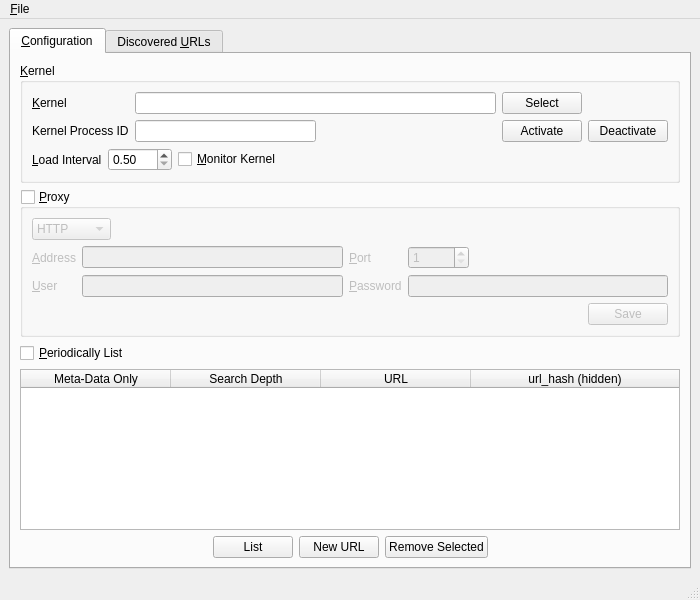
<?xml version="1.0" encoding="UTF-8"?>
<ui version="4.0">
 <class>pandemonium_mainwindow</class>
 <widget class="QMainWindow" name="pandemonium_mainwindow">
  <property name="geometry">
   <rect>
    <x>0</x>
    <y>0</y>
    <width>700</width>
    <height>600</height>
   </rect>
  </property>
  <property name="windowTitle">
   <string>pandemonium</string>
  </property>
  <widget class="QWidget" name="centralwidget">
   <layout class="QVBoxLayout" name="verticalLayout_3">
    <item>
     <widget class="QTabWidget" name="tab_3">
      <property name="currentIndex">
       <number>0</number>
      </property>
      <widget class="QWidget" name="tab">
       <attribute name="title">
        <string>&amp;Configuration</string>
       </attribute>
       <layout class="QVBoxLayout" name="verticalLayout_2">
        <item>
         <widget class="QGroupBox" name="groupBox">
          <property name="title">
           <string>&amp;Kernel</string>
          </property>
          <layout class="QVBoxLayout" name="verticalLayout_5">
           <item>
            <layout class="QGridLayout" name="gridLayout_2">
             <item row="0" column="0">
              <widget class="QLabel" name="label_5">
               <property name="text">
                <string>&amp;Kernel</string>
               </property>
               <property name="buddy">
                <cstring>kernel_path</cstring>
               </property>
              </widget>
             </item>
             <item row="0" column="1">
              <widget class="QLineEdit" name="kernel_path"/>
             </item>
             <item row="0" column="2">
              <widget class="QPushButton" name="select_kernel_path">
               <property name="text">
                <string>Select</string>
               </property>
              </widget>
             </item>
             <item row="1" column="0">
              <widget class="QLabel" name="label_6">
               <property name="text">
                <string>Kernel Process ID</string>
               </property>
              </widget>
             </item>
             <item row="1" column="2">
              <widget class="QPushButton" name="activate_kernel">
               <property name="text">
                <string>Activate</string>
               </property>
              </widget>
             </item>
             <item row="1" column="3">
              <widget class="QPushButton" name="deactivate_kernel">
               <property name="text">
                <string>Deactivate</string>
               </property>
              </widget>
             </item>
             <item row="1" column="1">
              <layout class="QHBoxLayout" name="horizontalLayout_3">
               <item>
                <widget class="QLineEdit" name="kernel_pid">
                 <property name="readOnly">
                  <bool>true</bool>
                 </property>
                </widget>
               </item>
               <item>
                <spacer name="horizontalSpacer_3">
                 <property name="orientation">
                  <enum>Qt::Horizontal</enum>
                 </property>
                 <property name="sizeHint" stdset="0">
                  <size>
                   <width>40</width>
                   <height>20</height>
                  </size>
                 </property>
                </spacer>
               </item>
              </layout>
             </item>
            </layout>
           </item>
           <item>
            <layout class="QHBoxLayout" name="horizontalLayout_9">
             <item>
              <widget class="QLabel" name="label_7">
               <property name="text">
                <string>&amp;Load Interval</string>
               </property>
               <property name="buddy">
                <cstring>kernel_load_interval</cstring>
               </property>
              </widget>
             </item>
             <item>
              <widget class="QDoubleSpinBox" name="kernel_load_interval">
               <property name="minimum">
                <double>0.500000000000000</double>
               </property>
               <property name="maximum">
                <double>100.000000000000000</double>
               </property>
              </widget>
             </item>
             <item>
              <widget class="QCheckBox" name="monitor_kernel">
               <property name="toolTip">
                <string>&lt;html&gt;&lt;head/&gt;&lt;body&gt;&lt;p&gt;Silently monitor the kernel. If the kernel is not active, activate it. Please note that deactivating the kernel will disable this option.&lt;/p&gt;&lt;/body&gt;&lt;/html&gt;</string>
               </property>
               <property name="text">
                <string>&amp;Monitor Kernel</string>
               </property>
              </widget>
             </item>
             <item>
              <spacer name="horizontalSpacer_11">
               <property name="orientation">
                <enum>Qt::Horizontal</enum>
               </property>
               <property name="sizeHint" stdset="0">
                <size>
                 <width>40</width>
                 <height>20</height>
                </size>
               </property>
              </spacer>
             </item>
            </layout>
           </item>
          </layout>
         </widget>
        </item>
        <item>
         <widget class="QGroupBox" name="proxy_information">
          <property name="title">
           <string>&amp;Proxy</string>
          </property>
          <property name="checkable">
           <bool>true</bool>
          </property>
          <property name="checked">
           <bool>false</bool>
          </property>
          <layout class="QVBoxLayout" name="verticalLayout">
           <item>
            <layout class="QHBoxLayout" name="horizontalLayout">
             <item>
              <widget class="QComboBox" name="proxy_type">
               <property name="sizeAdjustPolicy">
                <enum>QComboBox::AdjustToContents</enum>
               </property>
               <item>
                <property name="text">
                 <string>HTTP</string>
                </property>
               </item>
               <item>
                <property name="text">
                 <string>SOCKS5</string>
                </property>
               </item>
              </widget>
             </item>
             <item>
              <spacer name="horizontalSpacer">
               <property name="orientation">
                <enum>Qt::Horizontal</enum>
               </property>
               <property name="sizeHint" stdset="0">
                <size>
                 <width>40</width>
                 <height>20</height>
                </size>
               </property>
              </spacer>
             </item>
            </layout>
           </item>
           <item>
            <layout class="QGridLayout" name="gridLayout">
             <item row="0" column="0">
              <widget class="QLabel" name="label">
               <property name="text">
                <string>&amp;Address</string>
               </property>
               <property name="buddy">
                <cstring>proxy_address</cstring>
               </property>
              </widget>
             </item>
             <item row="0" column="1">
              <widget class="QLineEdit" name="proxy_address"/>
             </item>
             <item row="0" column="2">
              <widget class="QLabel" name="label_2">
               <property name="text">
                <string>&amp;Port</string>
               </property>
               <property name="buddy">
                <cstring>proxy_port</cstring>
               </property>
              </widget>
             </item>
             <item row="1" column="0">
              <widget class="QLabel" name="label_3">
               <property name="text">
                <string>&amp;User</string>
               </property>
               <property name="buddy">
                <cstring>proxy_user</cstring>
               </property>
              </widget>
             </item>
             <item row="1" column="1">
              <widget class="QLineEdit" name="proxy_user"/>
             </item>
             <item row="1" column="2">
              <widget class="QLabel" name="label_4">
               <property name="text">
                <string>&amp;Password</string>
               </property>
               <property name="buddy">
                <cstring>proxy_password</cstring>
               </property>
              </widget>
             </item>
             <item row="1" column="3">
              <widget class="QLineEdit" name="proxy_password">
               <property name="echoMode">
                <enum>QLineEdit::Password</enum>
               </property>
              </widget>
             </item>
             <item row="0" column="3">
              <layout class="QHBoxLayout" name="horizontalLayout_2">
               <item>
                <widget class="QSpinBox" name="proxy_port">
                 <property name="minimum">
                  <number>1</number>
                 </property>
                 <property name="maximum">
                  <number>65535</number>
                 </property>
                </widget>
               </item>
               <item>
                <spacer name="horizontalSpacer_2">
                 <property name="orientation">
                  <enum>Qt::Horizontal</enum>
                 </property>
                 <property name="sizeHint" stdset="0">
                  <size>
                   <width>40</width>
                   <height>20</height>
                  </size>
                 </property>
                </spacer>
               </item>
              </layout>
             </item>
            </layout>
           </item>
           <item>
            <layout class="QHBoxLayout" name="horizontalLayout_7">
             <item>
              <spacer name="horizontalSpacer_10">
               <property name="orientation">
                <enum>Qt::Horizontal</enum>
               </property>
               <property name="sizeHint" stdset="0">
                <size>
                 <width>40</width>
                 <height>20</height>
                </size>
               </property>
              </spacer>
             </item>
             <item>
              <widget class="QPushButton" name="save_proxy_information">
               <property name="text">
                <string>Save</string>
               </property>
              </widget>
             </item>
            </layout>
           </item>
          </layout>
         </widget>
        </item>
        <item>
         <layout class="QHBoxLayout" name="horizontalLayout_8">
          <item>
           <widget class="QCheckBox" name="periodically_list_search_urls">
            <property name="text">
             <string>&amp;Periodically List</string>
            </property>
           </widget>
          </item>
          <item>
           <spacer name="horizontalSpacer_12">
            <property name="orientation">
             <enum>Qt::Horizontal</enum>
            </property>
            <property name="sizeHint" stdset="0">
             <size>
              <width>40</width>
              <height>20</height>
             </size>
            </property>
           </spacer>
          </item>
         </layout>
        </item>
        <item>
         <widget class="QTableWidget" name="search_urls">
          <property name="selectionBehavior">
           <enum>QAbstractItemView::SelectRows</enum>
          </property>
          <property name="horizontalScrollMode">
           <enum>QAbstractItemView::ScrollPerPixel</enum>
          </property>
          <attribute name="horizontalHeaderMinimumSectionSize">
           <number>150</number>
          </attribute>
          <attribute name="horizontalHeaderStretchLastSection">
           <bool>true</bool>
          </attribute>
          <column>
           <property name="text">
            <string>Meta-Data Only</string>
           </property>
          </column>
          <column>
           <property name="text">
            <string>Search Depth</string>
           </property>
          </column>
          <column>
           <property name="text">
            <string>URL</string>
           </property>
          </column>
          <column>
           <property name="text">
            <string>url_hash (hidden)</string>
           </property>
          </column>
         </widget>
        </item>
        <item>
         <layout class="QHBoxLayout" name="horizontalLayout_4">
          <item>
           <spacer name="horizontalSpacer_4">
            <property name="orientation">
             <enum>Qt::Horizontal</enum>
            </property>
            <property name="sizeHint" stdset="0">
             <size>
              <width>40</width>
              <height>20</height>
             </size>
            </property>
           </spacer>
          </item>
          <item>
           <widget class="QPushButton" name="list_search_urls">
            <property name="text">
             <string>List</string>
            </property>
           </widget>
          </item>
          <item>
           <widget class="QPushButton" name="add_search_url">
            <property name="text">
             <string>New URL</string>
            </property>
           </widget>
          </item>
          <item>
           <widget class="QPushButton" name="remove_search_urls">
            <property name="text">
             <string>Remove Selected</string>
            </property>
           </widget>
          </item>
          <item>
           <spacer name="horizontalSpacer_5">
            <property name="orientation">
             <enum>Qt::Horizontal</enum>
            </property>
            <property name="sizeHint" stdset="0">
             <size>
              <width>40</width>
              <height>20</height>
             </size>
            </property>
           </spacer>
          </item>
         </layout>
        </item>
       </layout>
      </widget>
      <widget class="QWidget" name="tab_2">
       <attribute name="title">
        <string>Discovered &amp;URLs</string>
       </attribute>
       <layout class="QVBoxLayout" name="verticalLayout_4">
        <item>
         <widget class="QLabel" name="discovered_statistics">
          <property name="text">
           <string>Statistics</string>
          </property>
         </widget>
        </item>
        <item>
         <layout class="QHBoxLayout" name="horizontalLayout_10">
          <item>
           <widget class="QCheckBox" name="periodically_list_discovered_urls">
            <property name="text">
             <string>&amp;Periodically List</string>
            </property>
           </widget>
          </item>
          <item>
           <spacer name="horizontalSpacer_13">
            <property name="orientation">
             <enum>Qt::Horizontal</enum>
            </property>
            <property name="sizeHint" stdset="0">
             <size>
              <width>40</width>
              <height>20</height>
             </size>
            </property>
           </spacer>
          </item>
         </layout>
        </item>
        <item>
         <layout class="QHBoxLayout" name="horizontalLayout_5">
          <item>
           <spacer name="horizontalSpacer_6">
            <property name="orientation">
             <enum>Qt::Horizontal</enum>
            </property>
            <property name="sizeHint" stdset="0">
             <size>
              <width>40</width>
              <height>20</height>
             </size>
            </property>
           </spacer>
          </item>
          <item>
           <widget class="QPushButton" name="all_toggled">
            <property name="text">
             <string>Toggle All</string>
            </property>
           </widget>
          </item>
          <item>
           <widget class="QPushButton" name="none_toggled">
            <property name="text">
             <string>Toggle None</string>
            </property>
           </widget>
          </item>
          <item>
           <spacer name="horizontalSpacer_7">
            <property name="orientation">
             <enum>Qt::Horizontal</enum>
            </property>
            <property name="sizeHint" stdset="0">
             <size>
              <width>40</width>
              <height>20</height>
             </size>
            </property>
           </spacer>
          </item>
         </layout>
        </item>
        <item>
         <widget class="QTableWidget" name="discovered_urls">
          <property name="selectionBehavior">
           <enum>QAbstractItemView::SelectRows</enum>
          </property>
          <property name="horizontalScrollMode">
           <enum>QAbstractItemView::ScrollPerPixel</enum>
          </property>
          <attribute name="horizontalHeaderMinimumSectionSize">
           <number>100</number>
          </attribute>
          <attribute name="horizontalHeaderStretchLastSection">
           <bool>true</bool>
          </attribute>
          <column>
           <property name="text">
            <string>Export</string>
           </property>
          </column>
          <column>
           <property name="text">
            <string>URL</string>
           </property>
          </column>
         </widget>
        </item>
        <item>
         <layout class="QHBoxLayout" name="horizontalLayout_6">
          <item>
           <widget class="QLabel" name="label_8">
            <property name="text">
             <string>&amp;Limit</string>
            </property>
            <property name="buddy">
             <cstring>page_limit</cstring>
            </property>
           </widget>
          </item>
          <item>
           <widget class="QComboBox" name="page_limit">
            <property name="sizeAdjustPolicy">
             <enum>QComboBox::AdjustToContents</enum>
            </property>
            <item>
             <property name="text">
              <string>1000</string>
             </property>
            </item>
            <item>
             <property name="text">
              <string>2500</string>
             </property>
            </item>
            <item>
             <property name="text">
              <string>5000</string>
             </property>
            </item>
            <item>
             <property name="text">
              <string>7500</string>
             </property>
            </item>
            <item>
             <property name="text">
              <string>10000</string>
             </property>
            </item>
           </widget>
          </item>
          <item>
           <widget class="QComboBox" name="page">
            <property name="sizeAdjustPolicy">
             <enum>QComboBox::AdjustToContents</enum>
            </property>
            <item>
             <property name="text">
              <string>Page 1</string>
             </property>
            </item>
           </widget>
          </item>
          <item>
           <spacer name="horizontalSpacer_8">
            <property name="orientation">
             <enum>Qt::Horizontal</enum>
            </property>
            <property name="sizeHint" stdset="0">
             <size>
              <width>40</width>
              <height>20</height>
             </size>
            </property>
           </spacer>
          </item>
          <item>
           <widget class="QPushButton" name="export_toggled">
            <property name="text">
             <string>Export</string>
            </property>
           </widget>
          </item>
          <item>
           <widget class="QPushButton" name="list_discovered_urls">
            <property name="text">
             <string>List</string>
            </property>
           </widget>
          </item>
          <item>
           <widget class="QPushButton" name="remove_all_discovered_urls">
            <property name="text">
             <string>Remove All</string>
            </property>
           </widget>
          </item>
          <item>
           <widget class="QPushButton" name="remove_discovered_urls">
            <property name="text">
             <string>Remove Selected</string>
            </property>
           </widget>
          </item>
          <item>
           <spacer name="horizontalSpacer_9">
            <property name="orientation">
             <enum>Qt::Horizontal</enum>
            </property>
            <property name="sizeHint" stdset="0">
             <size>
              <width>40</width>
              <height>20</height>
             </size>
            </property>
           </spacer>
          </item>
         </layout>
        </item>
       </layout>
      </widget>
     </widget>
    </item>
   </layout>
  </widget>
  <widget class="QMenuBar" name="menubar">
   <property name="geometry">
    <rect>
     <x>0</x>
     <y>0</y>
     <width>700</width>
     <height>27</height>
    </rect>
   </property>
   <widget class="QMenu" name="menu_File">
    <property name="title">
     <string>&amp;File</string>
    </property>
    <addaction name="action_Quit"/>
   </widget>
   <addaction name="menu_File"/>
  </widget>
  <widget class="QStatusBar" name="statusbar"/>
  <action name="action_Quit">
   <property name="text">
    <string>&amp;Quit</string>
   </property>
   <property name="shortcut">
    <string>Ctrl+Q</string>
   </property>
  </action>
 </widget>
 <tabstops>
  <tabstop>tab_3</tabstop>
  <tabstop>kernel_path</tabstop>
  <tabstop>select_kernel_path</tabstop>
  <tabstop>kernel_pid</tabstop>
  <tabstop>activate_kernel</tabstop>
  <tabstop>deactivate_kernel</tabstop>
  <tabstop>kernel_load_interval</tabstop>
  <tabstop>monitor_kernel</tabstop>
  <tabstop>proxy_information</tabstop>
  <tabstop>proxy_type</tabstop>
  <tabstop>proxy_address</tabstop>
  <tabstop>proxy_port</tabstop>
  <tabstop>proxy_user</tabstop>
  <tabstop>proxy_password</tabstop>
  <tabstop>save_proxy_information</tabstop>
  <tabstop>periodically_list_search_urls</tabstop>
  <tabstop>search_urls</tabstop>
  <tabstop>list_search_urls</tabstop>
  <tabstop>add_search_url</tabstop>
  <tabstop>remove_search_urls</tabstop>
  <tabstop>periodically_list_discovered_urls</tabstop>
  <tabstop>all_toggled</tabstop>
  <tabstop>none_toggled</tabstop>
  <tabstop>discovered_urls</tabstop>
  <tabstop>page_limit</tabstop>
  <tabstop>page</tabstop>
  <tabstop>export_toggled</tabstop>
  <tabstop>list_discovered_urls</tabstop>
  <tabstop>remove_all_discovered_urls</tabstop>
  <tabstop>remove_discovered_urls</tabstop>
 </tabstops>
 <resources/>
 <connections/>
</ui>
